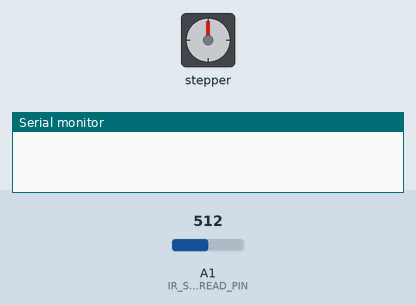
The sketch below on a simulated Arduino Uno, built with avr-gcc and run on an emulated ATmega328P. Parts: stepper motor, the last lines printed to the serial monitor. Wiring (inferred from the names in the program): stepper motor driver (200 steps per turn assumed): step pin 3; direction pin 4; enable pin 5. The inputs (shaded band) are chosen by the test bench; at power-on: A1 (IR_SENSOR_READ_PIN) = 512.

Above: at 4.15 s.
At 11.67 s:
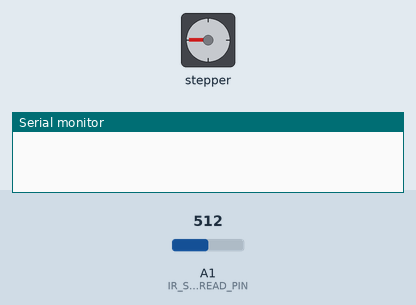
At 20.08 s:
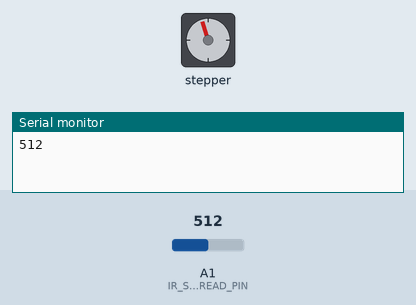
At 36.1 s:
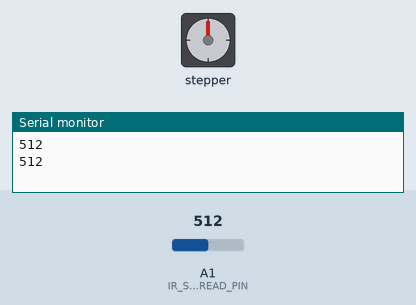
Timing chart, 0 to 37.6 s (numbered marks = the images above):
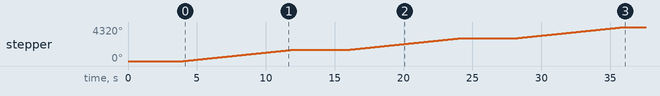

Measured:
- by itself, stepper: turns 1440° clockwise in 8.0 s, then 1440° clockwise in 8.0 s, then 1440° clockwise in 8.0 s

The sketch:

Vibrationtest.ino
```cpp
//Pins
const int EN_PIN = 5;
const int DIR_PIN = 4;
const int PULSE_PIN = 3;

const int PMT_PIN = A0;
const int IR_SENSOR_POWER = 2;
const int IR_SENSOR_READ_PIN = A1;


void setup() {
  pinMode(EN_PIN, OUTPUT);
  pinMode(DIR_PIN, OUTPUT);
  pinMode(PULSE_PIN, OUTPUT);
  pinMode(IR_SENSOR_READ_PIN, INPUT);
  Serial.begin(9600);

  digitalWrite(EN_PIN, HIGH);
  delay(1);
  digitalWrite(DIR_PIN, LOW);
  delay(1);
  digitalWrite(PULSE_PIN, LOW);
  delay(1);

  //align();
  delay(2000);
}

void loop() {
  int nn;
  nn=200;
  //reverse(4*nn);
  delay(2000);
  forward (4*nn);
  delay(2000);

  int sensorval = analogRead(IR_SENSOR_READ_PIN);
  Serial.println(sensorval);
// delay(500);
}


void move(int n)
{
  digitalWrite(EN_PIN, LOW);// enable Pin
  delay(2);
  int i =0;
  while (i < n)
  {
    //digitalWrite(EN_PIN, LOW);
    digitalWrite(PULSE_PIN, HIGH);// pul pin
    delay(5);
    digitalWrite(PULSE_PIN, LOW);
    //digitalWrite(EN_PIN, HIGH);
    delay(5);
    i++;
  }
}


void forward(int n)
{
  digitalWrite(DIR_PIN, HIGH);// dir pin
  delay(2);
  move(n);
}

void reverse(int n)
{
  digitalWrite(DIR_PIN, LOW);// dir pin
  delay(2);
  move(n);
}


/** @brief Aligns the sensor to the START position, by exploring the rotation space. */
void align()
{
    //double step_angle = STEPPER_RES_DEGREE;
    //int steps = floor(360.0/step_angle);

    unsigned int steps = 200;
    unsigned int sensor_val[steps] = {1024};

    for(unsigned int i = 0; i < steps; i++)
    {
        sensor_val[i] = analogRead(IR_SENSOR_READ_PIN);
        delay(15);
        forward(1); //Forward one step
    }

    //Find Minimum & Maximum
    unsigned int max_val, min_val = sensor_val[0];
    unsigned int min_index, max_index = 0;
    for(unsigned int i = 0; i < steps; i++)
    {
        if(sensor_val[i] < min_val)
        {
            min_val = sensor_val[i];
            min_index = i;
        }

        if(sensor_val[i] > max_val)
        {
            max_val = sensor_val[i];
            max_index = i;
        }
    }

    //Move Motor to desired poisiton
    unsigned int align_pos = min_index;
    unsigned int reverse_steps = steps - align_pos;
    delay(2000);
    forward(200 - reverse_steps + 5);

    bool aligned_status = (analogRead(IR_SENSOR_READ_PIN) < 50);

    if(aligned_status == false)
    {
        Serial.println("IRSensor : Alignment failed !");
    }

}
```
